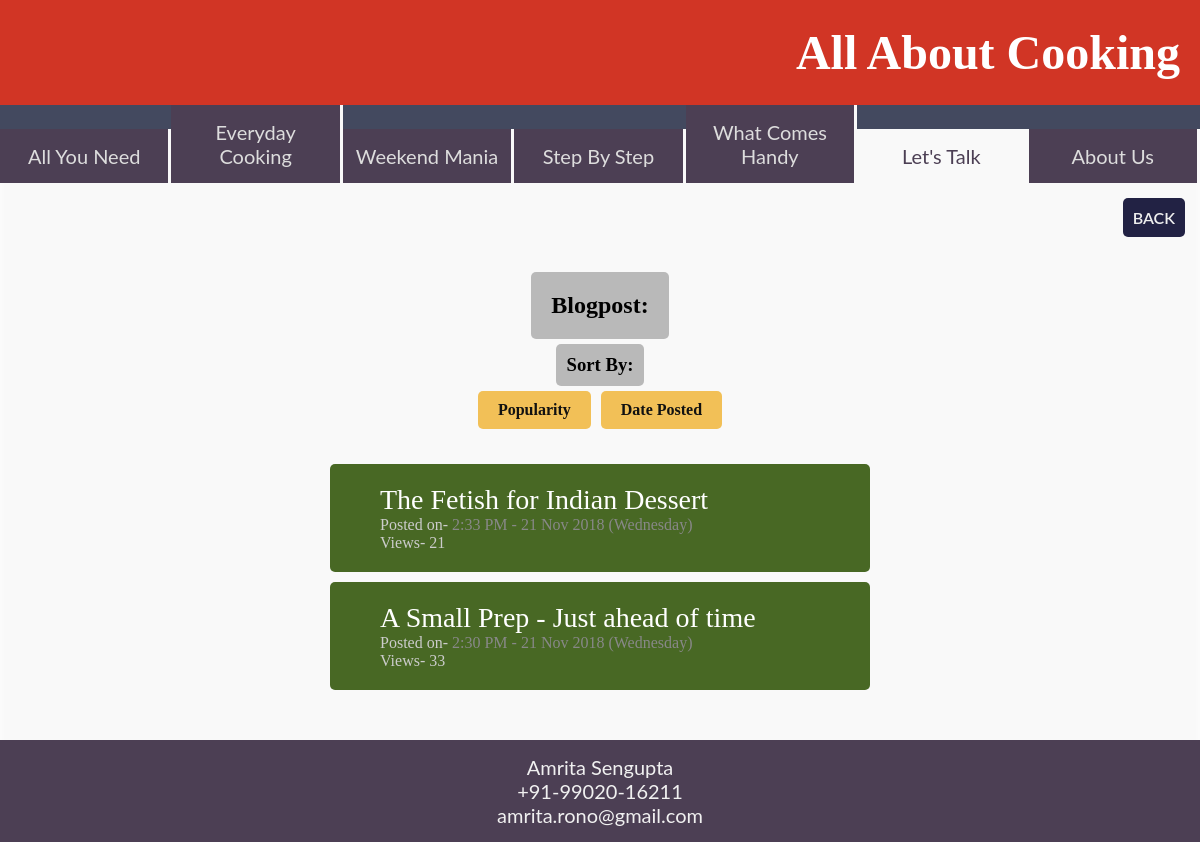
The page /lets-talk/blog/index.php on the database its author committed.
### tables this page shows
CREATE TABLE `blog_articles` (
  `artnum` int(11) NOT NULL,
  `artname` varchar(50) DEFAULT NULL,
  `artdate` timestamp NULL DEFAULT NULL,
  `content` longtext,
  `popularity` int(11) DEFAULT NULL
);

### lets-talk/blog/index.php (the view, shortened to what this page needs)
<?php
    $host = "localhost";
    $username = "root";
    $password = "";
    $db_name = "webtech";
    $conn = mysqli_connect("$host", "$username", "$password") or die("cannot connect");
    mysqli_select_db($conn, "$db_name") or die("cannot select DB");
?>
<!DOCTYPE html>
<html lang="en">
<head>
	<link rel="stylesheet" href="/css/style.css">
	<link rel="stylesheet" href="css/style.css">
</head>
<body>
	<div class="content">
		<nav class="home-nav home-nav-h">
			<h1><a href="/">All About Cooking</a></h1>
		</nav>
		<?php include '../../site-nav.php' ?>
		<div class="logout">
			<a href="../">BACK</a>
		</div>
		<section class="container">
			<h1 class="bbg">Blogpost:</h1>
			<h3 class="bbg">Sort By:</h3>
			<div class="sorts">
				<a href="?sortby=popularity">Popularity</a>
				<a href="?sortby=date">Date Posted</a>
			</div>
			<div class="posts">
<?php
	$sort = 'artdate';
	$sql = "SELECT * FROM blog_articles ORDER BY $sort DESC";
	$result = mysqli_query($conn, $sql);
	if (mysqli_num_rows($result)) {
		while ($row = mysqli_fetch_assoc($result)) {
			echo "<a href='post.php?id=".$row['artnum']."' class='post-link'>"."<div class='post'>";
			echo "<span class='post-name'>".$row['artname']."</span><div><div class='post-date'>Posted on- <span>". date('g:i A - d M Y (l)', strtotime($row['artdate']))."</span></div>Views- ".$row['popularity']."</div>";
			echo "</a></div>";
		}
	}
	else echo "No posts yet...";
?>
		<?php include '../../footer.php' ?>
</body>
</html>

### css/style.css (style rules this page uses)
* { padding: 0; margin: 0; }
a { color: inherit; text-decoration: none; }
body { font-family: 'Lato', sans-serif; margin: 0; padding: 0; }
.home-nav { align-items: center; background: #283655; background: #1e1f26; background: #d13525; display: flex; justify-content: space-between; padding: 20px 15px; }
.home-nav-h { justify-content: flex-end; }
.home-nav>h1 { color: #fff; font-family: Alegreya; font-size: 48px; padding: 5px; }

### lets-talk/blog/css/style.css (style rules this page uses)
.logout { display: flex; padding: 10px; justify-content: flex-end; }
.logout>a { margin: 5px; padding: 10px; color: #eee; font-weight: 600; background: #224; border-radius: 5px; }
h1 { text-align: center; padding: 20px; }
h3 { padding: 10px; margin: 5px 0 0 0 ; }
.container { display: flex; flex-direction: column; justify-content: center; align-items: center; padding: 20px; font-family: Montserrat; }
.posts { padding: 20px; width: 50%; }
.post { padding: 20px 50px; margin: 10px 20px; border-radius: 5px; background: #486824; display: flex; flex-direction: column; justify-content: center; }
.post>div, .post>a>div { display: flex; flex-direction: column; color: #ccc; }
.post>div>div>span, .post>a>div>div>span { color: #888; }
.post-name { font-size: 28px; color: #fff; font-weight: 300; font-family: Oswald; }
.sorts { display: flex; align-items: center; justify-content: space-around; font-weight: 600; }
.sorts>a { background: #f2c057; color: #111; padding: 10px 20px; font-family: Montserrat; margin: 5px; border-radius: 5px }
h1.bbg, h3.bbg { background: #999999aa; border-radius: 5px }

### rows shown on the page
blog_articles: artname "The Fetish for Indian Dessert", artdate "2:33 PM - 21 Nov 2018 (Wednesday)", popularity "21"
blog_articles: artname "A Small Prep - Just ahead of time", artdate "2:30 PM - 21 Nov 2018 (Wednesday)", popularity "33"
